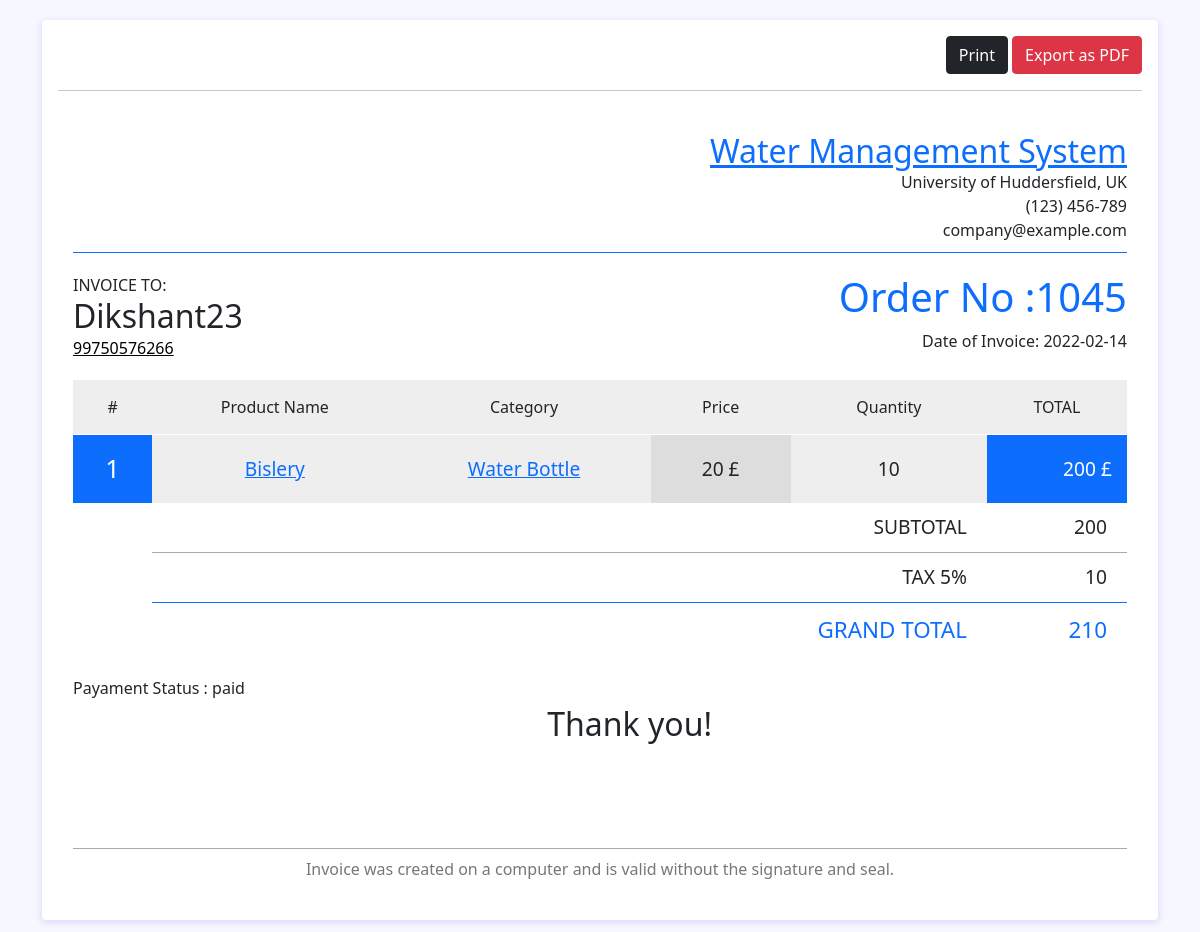
Screenshot of /bill.php?order_id=1045 (signed in) with the database file from the repository.
### tables this page shows
CREATE TABLE `orders_product` (
  `id` int(11) NOT NULL,
  `order_id` int(11) NOT NULL,
  `product_id` int(11) NOT NULL,
  `quantity` int(11) NOT NULL
);

CREATE TABLE `customer` (
  `customer_id` int(11) NOT NULL,
  `customer_name` varchar(100) NOT NULL,
  `customer_phone` varchar(100) NOT NULL
);

CREATE TABLE `orders` (
  `order_id` int(11) NOT NULL,
  `type` int(50) NOT NULL COMMENT '0-bought 1-Sold',
  `vendor_id` int(11) DEFAULT NULL,
  `customer_id` int(11) DEFAULT NULL,
  `total` int(11) NOT NULL DEFAULT 0,
  `payment_status` varchar(50) NOT NULL COMMENT '0=pending 1=paid',
  `date` date NOT NULL DEFAULT current_timestamp()
);

CREATE TABLE `products` (
  `product_id` int(11) NOT NULL,
  `product_category` varchar(100) NOT NULL,
  `product_name` varchar(100) NOT NULL,
  `product_cost` int(11) NOT NULL,
  `product_price` int(11) NOT NULL DEFAULT 0,
  `product_stock` int(11) NOT NULL DEFAULT 0
);

### bill.php (the view, shortened to what this page needs)
<?php
include("connection.php");
$result = $con->query("SELECT
    orders.order_id,
    customer.customer_name,
    customer.customer_phone,
    products.product_name,
    products.product_category,
    orders_product.quantity,
    products.product_price,
    orders.date,
    orders.payment_status
FROM
    `orders_product`,
    customer,
    products,
    orders
WHERE
    orders_product.order_id = orders.order_id AND
    products.product_id = orders_product.product_id AND
     orders.customer_id = customer.customer_id AND
      orders_product.order_id = ".$_GET["order_id"]);
$rows = $result->fetch_assoc();
$customer_Name = $rows['customer_name'];
$customer_phone = $rows['customer_phone'];
$payment_status = $rows['payment_status'];
$order_date = $rows['date'];
mysqli_data_seek($result,0);
?>
<!DOCTYPE html>
<html lang="en">
<head>
    <link href="https://cdn.jsdelivr.net/npm/bootstrap@5.1.3/dist/css/bootstrap.min.css" rel="stylesheet"
>
    <link rel="stylesheet" href="bill.css">
</head>
<body>
    <div class="container">
        <div class="card">
            <div class="card-body">
                <div id="invoice">
                    <div class="toolbar hidden-print">
                        <div class="text-end">
                            <button type="button" onclick="window.print()" class="btn btn-dark">
                                Print</button>
                            <button type="button" class="btn btn-danger"><i class="fa fa-file-pdf-o"></i> Export as
                                PDF</button>
                        </div>
                        <hr>
                    </div>
                    <div class="invoice overflow-auto">
                        <div style="min-width: 600px">
                            <header>
                                <div class="row">
                                    <div class="col">
                                    </div>
                                    <div class="col company-details">
                                        <h2 class="name">
                                            <a target="_blank" href="javascript:;">
                                                Water Management System
                                            </a>
                                        </h2>
                                        <div>University of Huddersfield, UK</div>
                                        <div>(123) 456-789</div>
                                        <div>company@example.com</div>
                                    </div>
                                </div>
                            </header>
                            <main>
                                <div class="row contacts">
                                    <div class="col invoice-to">
                                        <div class="text-gray-light">INVOICE TO:</div>
                                        <h2 class="to"><?php echo $customer_Name?></h2>
                                        <div class="email"><a style="color:black"
                                                href="tel:+44 <?php echo $customer_phone?>">
                                                <?php echo $customer_phone?></a>
                                        </div>
                                    </div>
                                    <div class=" col invoice-details">
                                        <h1 class="invoice-id">Order No :<?php echo $_GET["order_id"]?> </h1>
                                        <div class="date">Date of Invoice: <?php echo $order_date?></div>
                                    </div>
                                </div>
                                <table>
                                    <thead>
                                        <tr style="text-align:center">
                                            <th>#</th>
                                            <th class="text-left">Product Name</th>
                                            <th class="text-left">Category</th>
                                            <th class="text-right">Price</th>
                                            <th class="text-right">Quantity</th>
                                            <th class="text-right">TOTAL</th>
                                        </tr>
                                    </thead>
                                    <tbody>
                                        <?php $total = 0; $Sr = 1;
                                            while($row = $result->fetch_assoc()) {
                                            $total_per_item = $row['product_price'] * $row['quantity'];
                                            $total = $total+ $total_per_item;
                                            ?>
                                        <tr style="text-align:center">
                                            <td class="no"><?php echo $Sr?></td>
                                            <td class="text-left" style="text-align:center">
                                                <h3>
                                                    <a target="_blank" href="javascript:;">
                                                        <?php echo $row['product_name'] ?>
                                                </h3>
                                            <td style="text-align:center">
                                                <h3>
                                                    <a target="_blank" href="javascript:;">
                                                        <?php echo $row['product_category'] ?>
                                                    </a>
                                                </h3>
                                            <td class="unit text-center"><?php echo $row['product_price']?> £ </td>
                                            <td class="qty text-center"><?php echo $row['quantity']?></td>
                                            <td class="total text-left"><?php echo $total_per_item ?> £
                                            </td>
                                        </tr>
                                        <?php $Sr++; } ?>
                                    </tbody>
                                    <tfoot>
                                        <tr>
                                            <td></td>
                                            <td colspan="2"></td>
                                            <td colspan="2">SUBTOTAL</td>
                                            <td> <?php echo $total; $tax = $total * 0.05  ?></td>
                                        </tr>
                                        <tr>
                                            <td></td>
                                            <td colspan="2"></td>
                                            <td colspan="2">TAX 5%</td>
                                            <td><?php echo $tax; ?></td>
                                        </tr>
                                        <tr>
                                            <td></td>
                                            <td colspan="2"></td>
                                            <td colspan="2">GRAND TOTAL</td>
                                            <td><?php echo $total+$tax ;?></td>
                                        </tr>
                                    </tfoot>
                                </table>
                                <div class="d-flex "><span style="text-align:center">Payament Status :
                                        <?php echo $payment_status?></span></div>
                                <div class="thanks">Thank you!</div>
                            </main>
                            <footer>Invoice was created on a computer and is valid without the signature and seal.
                            </footer>
                        </div>
                    </div>
                </div>
            </div>
        </div>
    </div>
</body>
</html>

### bill.css (style rules this page uses)
body { margin-top: 20px; background-color: #f7f7ff; }
#invoice { padding: 0px; }
.invoice { position: relative; background-color: #fff; min-height: 680px; padding: 15px; }
.invoice header { padding: 10px 0; margin-bottom: 20px; border-bottom: 1px solid #0d6efd; }
.invoice .company-details { text-align: right; }
.invoice .company-details .name { margin-top: 0; margin-bottom: 0; }
.invoice .contacts { margin-bottom: 20px; }
.invoice .invoice-to { text-align: left; }
.invoice .invoice-to .to { margin-top: 0; margin-bottom: 0; }
.invoice .invoice-details { text-align: right; }
.invoice .invoice-details .invoice-id { margin-top: 0; color: #0d6efd; }
.invoice main { padding-bottom: 50px; }
.invoice main .thanks { margin-top: -200; margin-left: 45%; font-size: 2em; margin-bottom: 50px; }
.invoice table { width: 100%; border-collapse: collapse; border-spacing: 0; margin-bottom: 20px; }
.invoice table td, .invoice table th { padding: 15px; background: #eee; border-bottom: 1px solid #fff; }
.invoice table th { white-space: nowrap; font-weight: 400; font-size: 16px; }
.invoice table td h3 { margin: 0; font-weight: 400; color: #0d6efd; font-size: 1.2em; }
.invoice table .qty, .invoice table .total, .invoice table .unit { text-align: right; font-size: 1.2em; }
.invoice table .no { color: #fff; font-size: 1.6em; background: #0d6efd; }
.invoice table .unit { background: #ddd; }
.invoice table .total { background: #0d6efd; color: #fff; }
.invoice table tbody tr:last-child td { border: none; }
.invoice table tfoot td { background: 0 0; border-bottom: none; white-space: nowrap; text-align: right; padding: 10px 20px; font-size: 1.2em; border-top: 1px solid #aaa; }
.invoice table tfoot tr:first-child td { border-top: none; }
.card { position: relative; display: flex; flex-direction: column; min-width: 0; word-wrap: break-word; background-color: #fff; background-clip: border-box; border: 0px solid rgba(0, 0, 0, 0); border-radius: 0.25rem; margin-bottom: 1.5rem; box-shadow: 0 2px 6px 0 rgb(218 218 253 / 65%), 0 2px 6px 0 rgb(206 206 238 / 54%); }
.invoice table tfoot tr:last-child td { color: #0d6efd; font-size: 1.4em; border-top: 1px solid #0d6efd; }
.invoice table tfoot tr td:first-child { border: none; }
.invoice footer { width: 100%; text-align: center; color: #777; border-top: 1px solid #aaa; padding: 8px 0; }

### rows the page displays
orders_product: customer.customer_name "Dikshant23", customer.customer_phone "99750576266", order.date "2022-02-14", product.product_name "Bislery", product.product_category "Water Bottle", product.product_price "20", quantity "10", total_per_item "200", order.payment_status "paid"

### other values shown
$_GET["order_id"] "1045"
$total "200"
$tax "10"
$total+$tax "210"
